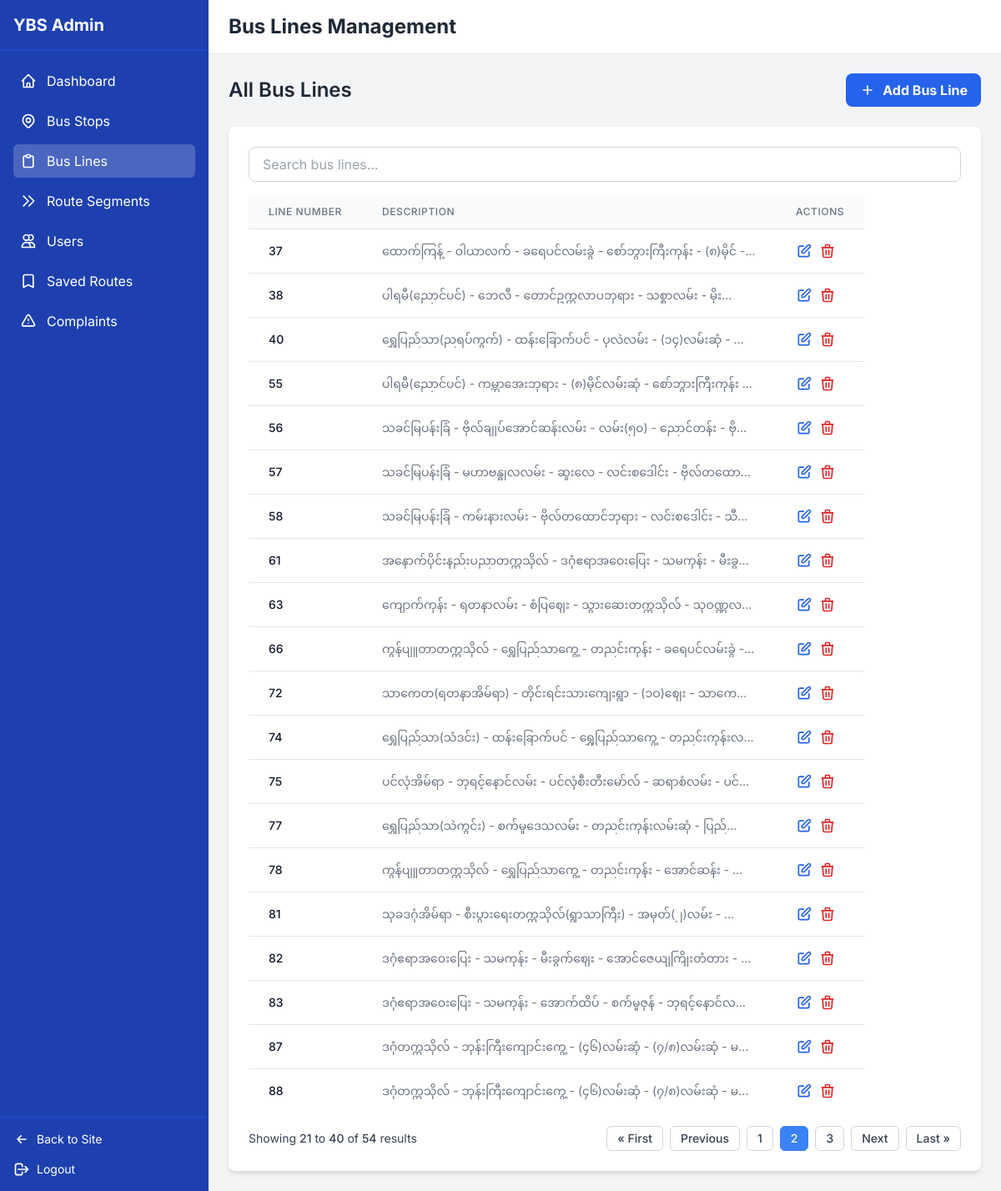
/admin-dashboard/bus-lines/?page=2 (signed in), run on an earlier commit of the app's database.
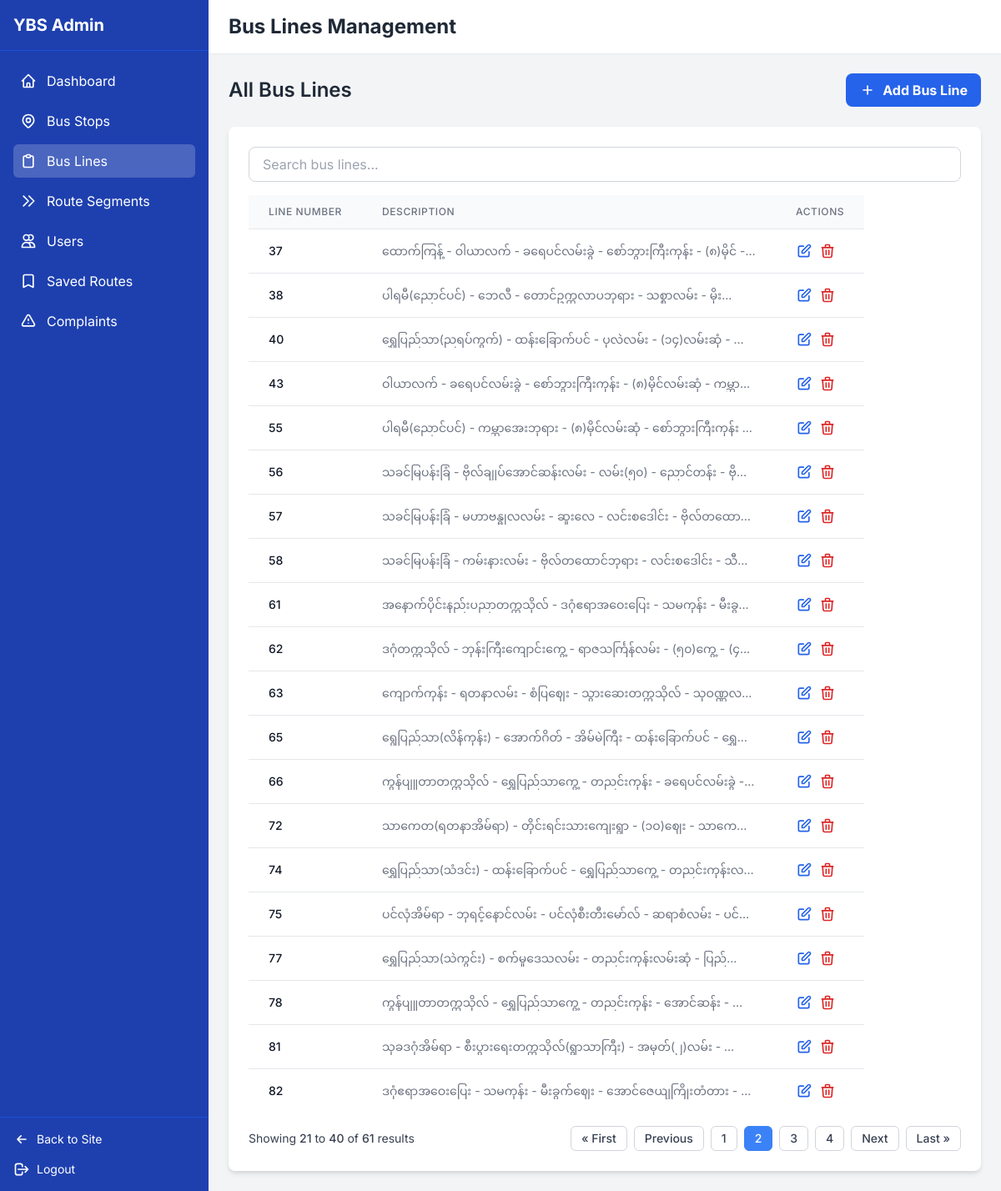
And on a later commit of the database.
### bus_routes/models.py (models this page shows, shortened)
class BusLine(models.Model):
    line_number = models.IntegerField(unique=True, verbose_name="Bus Line Number")
    description = models.TextField(blank=True, verbose_name="Description")
    class Meta:
        verbose_name = "Bus Line"
        verbose_name_plural = "Bus Lines"

### bus_routes/views.py (the view)
# urls.py: path('admin-dashboard/bus-lines/', views.admin_bus_lines, name='admin_bus_lines'),
@user_passes_test(is_admin)
def admin_bus_lines(request):
    bus_lines_list = BusLine.objects.all().order_by('line_number')
    paginator = Paginator(bus_lines_list, 20)
    page_number = request.GET.get('page')
    page_obj = paginator.get_page(page_number)
    return render(request, 'admin_bus_lines.html', {
        'active_tab': 'bus_lines',
        'bus_lines': page_obj,
        'page_obj': page_obj,
        'paginator': paginator
    })

### bus_routes/views.py (called while the page is built)
def is_admin(user):
    return user.is_authenticated and user.is_staff

### templates/admin_bus_lines.html (shortened to what the changed rows need)
{% extends "admin_dashboard.html" %}
{% block header_title %}Bus Lines Management{% endblock %}
{% block content %}
<div class="mb-4 sm:mb-6 flex flex-col sm:flex-row justify-between items-start sm:items-center space-y-3 sm:space-y-0">
    <h2 class="text-xl sm:text-2xl font-semibold text-gray-800">All Bus Lines</h2>
</div>
<div class="card bg-white overflow-hidden">
    <div class="p-4 sm:p-6">
        <div class="overflow-x-auto -webkit-overflow-scrolling-touch">
            <table class="min-w-full divide-y divide-gray-200" style="min-width: 500px;">
                <thead class="bg-gray-50">
                    <tr>
                        <th scope="col" class="px-3 sm:px-6 py-3 text-left text-xs font-medium text-gray-500 uppercase tracking-wider">Line Number</th>
                        <th scope="col" class="px-3 sm:px-6 py-3 text-left text-xs font-medium text-gray-500 uppercase tracking-wider">Description</th>
                        <th scope="col" class="px-3 sm:px-6 py-3 text-left text-xs font-medium text-gray-500 uppercase tracking-wider">Actions</th>
                    </tr>
                </thead>
                <tbody class="bg-white divide-y divide-gray-200">
                    {% for line in bus_lines %}
                    <tr class="hover:bg-gray-50">
                        <td class="px-3 sm:px-6 py-4 whitespace-nowrap text-sm font-medium text-gray-900">{{ line.line_number }}</td>
                        <td class="px-3 sm:px-6 py-4 text-sm text-gray-500">
                            <div class="max-w-xs truncate sm:max-w-md">{{ line.description|default:"-" }}</div>
                        </td>
                        <td class="px-3 sm:px-6 py-4 whitespace-nowrap text-sm text-gray-500">
                            <div class="flex space-x-2">
                                <a href="{% url 'admin_bus_line_edit' line.id %}"
                                   class="text-blue-600 hover:text-blue-900" title="Edit">
                                    <svg xmlns="http://www.w3.org/2000/svg" class="h-5 w-5" fill="none" viewBox="0 0 24 24" stroke="currentColor">
                                        <path stroke-linecap="round" stroke-linejoin="round" stroke-width="2" d="M11 5H6a2 2 0 00-2 2v11a2 2 0 002 2h11a2 2 0 002-2v-5m-1.414-9.414a2 2 0 112.828 2.828L11.828 15H9v-2.828l8.586-8.586z" />
                                    </svg>
                                </a>
                                <a href="{% url 'admin_bus_line_delete' line.id %}"
                                   class="text-red-600 hover:text-red-900"
                                   onclick="return confirm('Are you sure you want to delete this bus line?')"
                                   title="Delete">
                                    <svg xmlns="http://www.w3.org/2000/svg" class="h-5 w-5" fill="none" viewBox="0 0 24 24" stroke="currentColor">
                                        <path stroke-linecap="round" stroke-linejoin="round" stroke-width="2" d="M19 7l-.867 12.142A2 2 0 0116.138 21H7.862a2 2 0 01-1.995-1.858L5 7m5 4v6m4-6v6m1-10V4a1 1 0 00-1-1h-4a1 1 0 00-1 1v3M4 7h16" />
                                    </svg>
                                </a>
                            </div>
                        </td>
                    </tr>
                    {% empty %}
                    <tr>
                        <td colspan="3" class="px-6 py-8 text-center text-gray-500">No bus lines found.</td>
                    </tr>
                    {% endfor %}
                </tbody>
            </table>
        </div>
        <div class="mt-4 flex flex-col sm:flex-row justify-between items-center space-y-3 sm:space-y-0">
            <div>
                <p class="text-xs sm:text-sm text-gray-700">
                    Showing <span class="font-medium">{{ page_obj.start_index }}</span> to <span class="font-medium">{{ page_obj.end_index }}</span> of <span class="font-medium">{{ paginator.count }}</span> results
                </p>
            </div>
            <div class="flex flex-wrap justify-center gap-2">
                {% if page_obj.has_previous %}
                    <a href="?page=1" class="px-2 sm:px-3 py-1 border border-gray-300 rounded-md text-xs sm:text-sm font-medium text-gray-700 hover:bg-gray-50">&laquo; First</a>
                    <a href="?page={{ page_obj.previous_page_number }}" class="px-2 sm:px-3 py-1 border border-gray-300 rounded-md text-xs sm:text-sm font-medium text-gray-700 hover:bg-gray-50">Previous</a>
                {% endif %}
                {% for num in paginator.page_range %}
                    {% if page_obj.number == num %}
                        <span class="px-2 sm:px-3 py-1 border border-blue-500 bg-blue-500 text-white rounded-md text-xs sm:text-sm font-medium">{{ num }}</span>
                    {% elif num > page_obj.number|add:'-3' and num < page_obj.number|add:'3' %}
                        <a href="?page={{ num }}" class="px-2 sm:px-3 py-1 border border-gray-300 rounded-md text-xs sm:text-sm font-medium text-gray-700 hover:bg-gray-50">{{ num }}</a>
                    {% endif %}
                {% endfor %}
                {% if page_obj.has_next %}
                    <a href="?page={{ page_obj.next_page_number }}" class="px-2 sm:px-3 py-1 border border-gray-300 rounded-md text-xs sm:text-sm font-medium text-gray-700 hover:bg-gray-50">Next</a>
                    <a href="?page={{ page_obj.paginator.num_pages }}" class="px-2 sm:px-3 py-1 border border-gray-300 rounded-md text-xs sm:text-sm font-medium text-gray-700 hover:bg-gray-50">Last &raquo;</a>
                {% endif %}
            </div>
        </div>
    </div>
</div>
{% endblock %}

What changed in the data, as far as the page shows it:
no longer on this page (row unchanged): BusLine: line_number "83", description "ဒဂုံဧရာအဝေးပြေး - သမကုန်း - အောက်ထိပ် - စက်မှုဇုန် - ဘုရင့်နောင်လမ်…"
no longer on this page (row unchanged): BusLine: line_number "87", description "ဒဂုံတက္ကသိုလ် - ဘုန်းကြီးကျောင်းကွေ့ - (၄၆)လမ်းဆုံ - (၇/၈)လမ်းဆုံ - မ…"
no longer on this page (row unchanged): BusLine: line_number "88", description "ဒဂုံတက္ကသိုလ် - ဘုန်းကြီးကျောင်းကွေ့ - (၄၆)လမ်းဆုံ - (၇/၈)လမ်းဆုံ - မ…"
added BusLine: line_number "43", description "ဝါယာလက် - ခရေပင်လမ်းခွဲ - စော်ဘွားကြီးကုန်း - (၈)မိုင်လမ်းဆုံ - ကမ္ဘာ…"
added BusLine: line_number "62", description "ဒဂုံတက္ကသိုလ် - ဘုန်းကြီးကျောင်းကွေ့ - ရာဇသင်္ကြန်လမ်း - (၅၀)ကွေ့ - (၄…"
added BusLine: line_number "65", description "ရွေပြည်သာ(လိန်ကုန်း) - အောက်ဂိတ် - အိမ်မဲကြီး - ထန်းခြောက်ပင် - ရွှေ…"
Also different on the page:
{{ paginator.count }}: "54" → "61"
new list line: "4"
